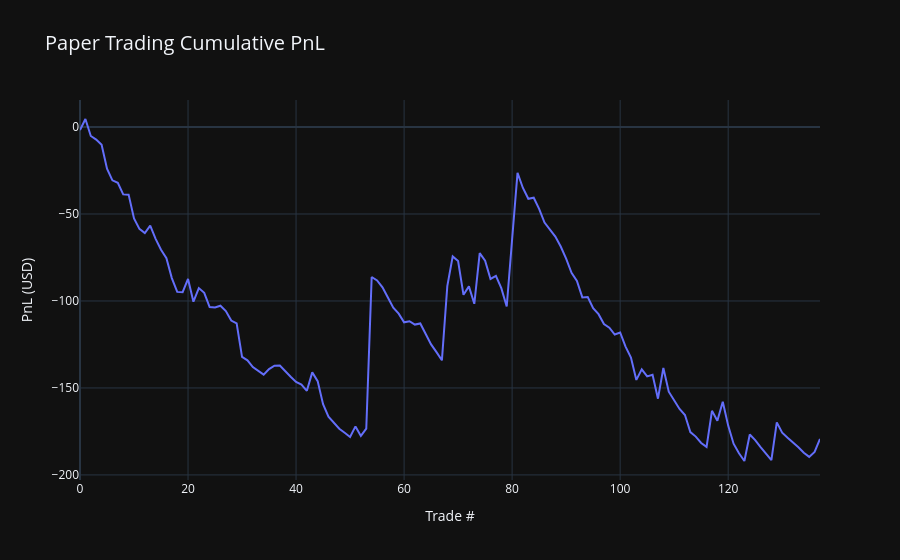
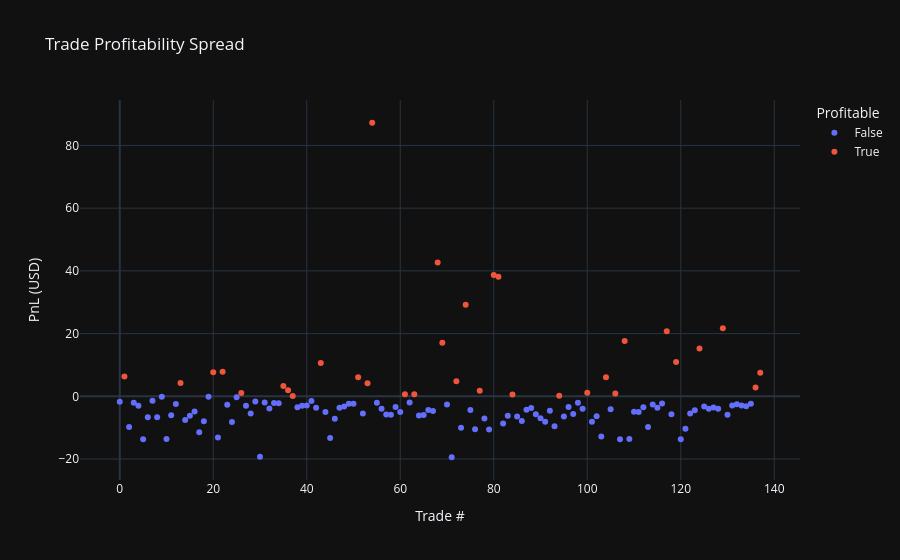

Notebook code cell kept with these figures, in order:
### Markdown cell above
## 4. Visualizations

### Code cell
if engine.closed_trades:
    df_trades = pd.DataFrame([vars(t) for t in engine.closed_trades])
    df_trades['cumulative_pnl'] = df_trades['pnl'].cumsum()
    
    fig = px.line(df_trades, y='cumulative_pnl', title='Paper Trading Cumulative PnL',
                  labels={'index': 'Trade #', 'cumulative_pnl': 'PnL (USD)'})
    fig.update_layout(title_font_size=20)
    fig.show()
    
    # Win/Loss scatter
    fig2 = px.scatter(df_trades, y='pnl', color=(df_trades['pnl'] > 0), 
                      title='Trade Profitability Spread',
                      labels={'color': 'Profitable', 'index': 'Trade #', 'pnl': 'PnL (USD)'})
    fig2.show()
else:
    print("No trades to visualize.")

### Figure 1 — Plotly figure (JSON) as saved in the notebook; plotly's stock layout.template omitted (floating-point values rounded to 4 significant figures; data arrays with more than 128 entries replaced by an {"elided": "..."} marker saying what was removed)
{"data": [{"hovertemplate": "Trade #=%{x}<br>PnL (USD)=%{y}<extra></extra>", "legendgroup": "", "line": {"color": "#636efa", "dash": "solid"}, "marker": {"symbol": "circle"}, "mode": "lines", "name": "", "orientation": "v", "showlegend": false, "type": "scatter", "x": {"elided": "138 int values"}, "xaxis": "x", "y": {"elided": "138 float values"}, "yaxis": "y"}], "layout": {"legend": {"tracegroupgap": 0}, "title": {"font": {"size": 20}, "text": "Paper Trading Cumulative PnL"}, "xaxis": {"anchor": "y", "domain": [0, 1], "title": {"text": "Trade #"}}, "yaxis": {"anchor": "x", "domain": [0, 1], "title": {"text": "PnL (USD)"}}}}

### Figure 2 — Plotly figure (JSON) as saved in the notebook; plotly's stock layout.template omitted (floating-point values rounded to 4 significant figures)
{"data": [{"hovertemplate": "Profitable=False<br>Trade #=%{x}<br>PnL (USD)=%{y}<extra></extra>", "legendgroup": "False", "marker": {"color": "#636efa", "symbol": "circle"}, "mode": "markers", "name": "False", "orientation": "v", "showlegend": true, "type": "scatter", "x": [0, 2, 3, 4, 5, 6, 7, 8, 9, 10, 11, 12, 14, 15, 16, 17, 18, 19, 21, 23, 24, 25, 27, 28, 29, 30, 31, 32, 33, 34, 38, 39, 40, 41, 42, 44, 45, 46, 47, 48, 49, 50, 52, 55, 56, 57, 58, 59, 60, 62, 64, 65, 66, 67, 70, 71, 73, 75, 76, 78, 79, 82, 83, 85, 86, 87, 88, 89, 90, 91, 92, 93, 95, 96, 97, 98, 99, 101, 102, 103, 105, 107, 109, 110, 111, 112, 113, 114, 115, 116, 118, 120, 121, 122, 123, 125, 126, 127, 128, 130, 131, 132, 133, 134, 135], "xaxis": "x", "y": [-1.724, -9.762, -2.057, -3.002, -13.73, -6.69, -1.42, -6.68, -0.1484, -13.65, -6.023, -2.424, -7.574, -6.242, -4.843, -11.47, -7.928, -0.1616, -13.12, -2.688, -8.16, -0.3238, -3.038, -5.499, -1.63, -19.26, -1.948, -3.88, -2.169, -2.219, -3.513, -3.006, -2.936, -1.485, -3.616, -5.043, -13.28, -7.195, -3.665, -3.233, -2.342, -2.364, -5.509, -2.031, -3.963, -5.786, -5.847, -3.45, -4.994, -1.951, -6.14, -5.931, -4.41, -4.723, -2.621, -19.44, -10.02, -4.397, -10.47, -7.046, -10.56, -8.646, -6.219, -6.444, -7.849, -4.325, -3.71, -5.727, -7.006, -8.115, -4.594, -9.518, -6.406, -3.421, -5.656, -2.09, -3.939, -8.093, -6.326, -12.84, -4.098, -13.7, -13.64, -4.908, -5.04, -3.464, -9.815, -2.577, -3.663, -2.27, -5.746, -13.73, -10.39, -5.51, -4.449, -3.277, -3.961, -3.534, -3.992, -5.881, -2.969, -2.53, -2.922, -3.161, -2.368], "yaxis": "y"}, {"hovertemplate": "Profitable=True<br>Trade #=%{x}<br>PnL (USD)=%{y}<extra></extra>", "legendgroup": "True", "marker": {"color": "#EF553B", "symbol": "circle"}, "mode": "markers", "name": "True", "orientation": "v", "showlegend": true, "type": "scatter", "x": [1, 13, 20, 22, 26, 35, 36, 37, 43, 51, 53, 54, 61, 63, 68, 69, 72, 74, 77, 80, 81, 84, 94, 100, 104, 106, 108, 117, 119, 124, 129, 136, 137], "xaxis": "x", "y": [6.341, 4.244, 7.637, 7.819, 1.047, 3.253, 1.935, 0.1073, 10.6, 6.063, 4.17, 87.24, 0.6527, 0.6549, 42.64, 17.1, 4.836, 29.16, 1.747, 38.7, 38.11, 0.6084, 0.1611, 1.154, 6.097, 0.9187, 17.64, 20.77, 10.96, 15.27, 21.69, 2.81, 7.517], "yaxis": "y"}], "layout": {"legend": {"title": {"text": "Profitable"}, "tracegroupgap": 0}, "title": {"text": "Trade Profitability Spread"}, "xaxis": {"anchor": "y", "domain": [0, 1], "title": {"text": "Trade #"}}, "yaxis": {"anchor": "x", "domain": [0, 1], "title": {"text": "PnL (USD)"}}}}
